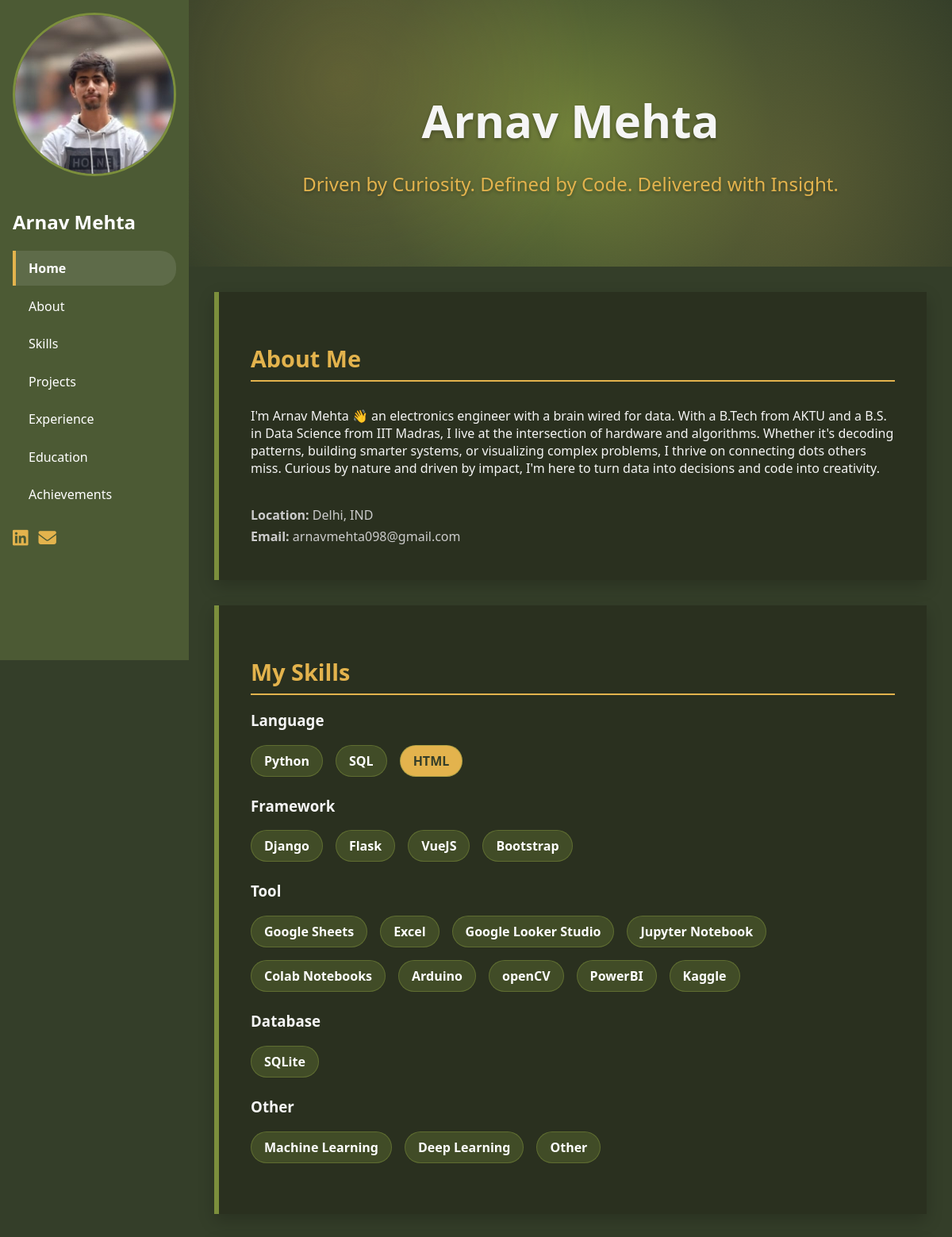
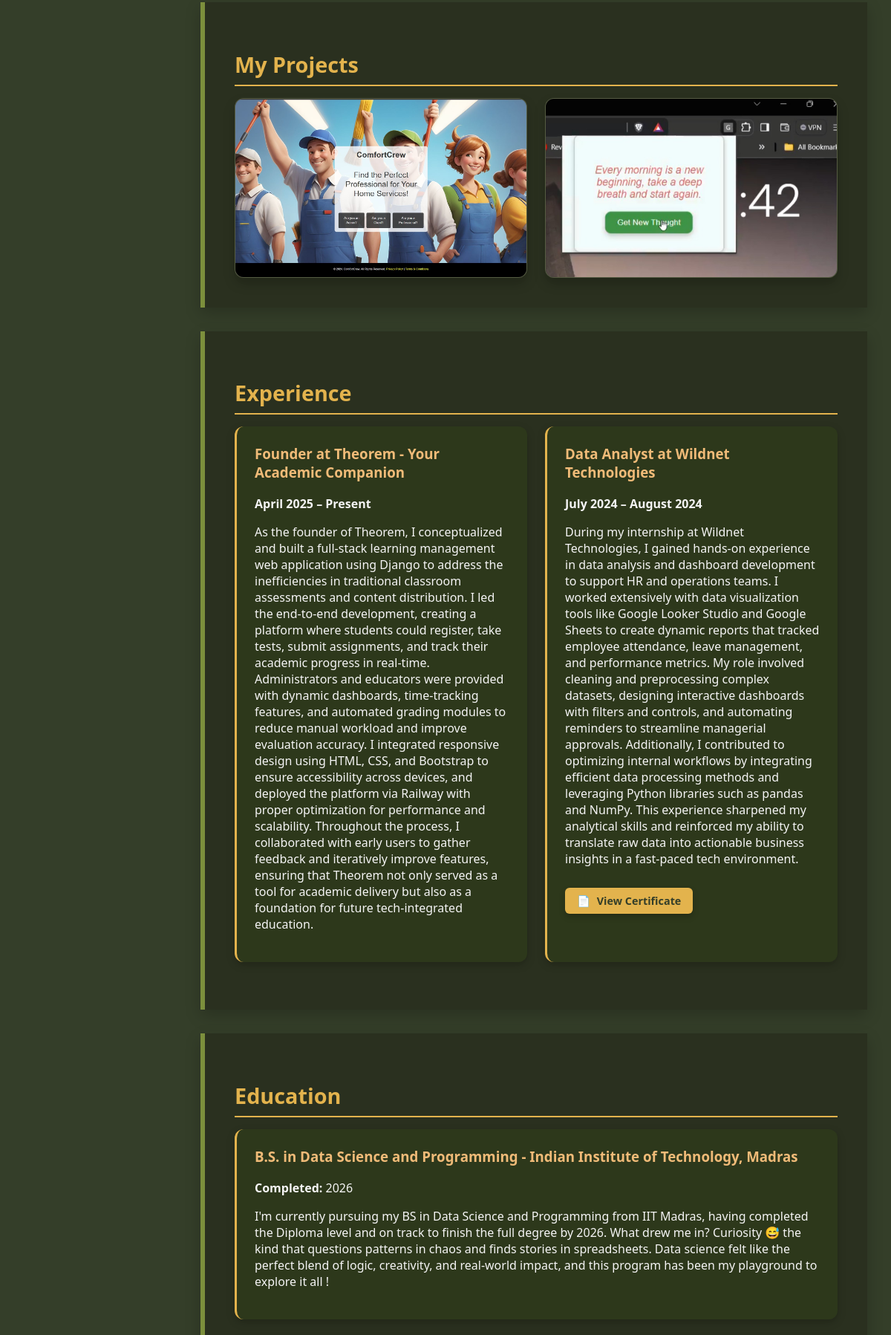
Page /?skill=4 (upper part) on the committed database (2 pictures, top to bottom).
### portfolio/models.py (models this page shows, shortened)
class Profile(models.Model):
    name = models.CharField(max_length=100)
    title = models.CharField(max_length=100)
    bio = models.TextField()
    profile_pic = ResizedImageField(
        size=[500,500],
        quality = 100 ,
        upload_to = 'profile_pics/',
        blank=True,
        null = True,
    )
    email = models.EmailField()
    github = models.URLField()
    linkedin = models.URLField()
    location = models.CharField(max_length=100)

class Skill(models.Model):
    name = models.CharField(max_length=50)  # e.g., "Python"
    category = models.CharField(max_length=50, choices=[
        ('language', 'Language'),
        ('framework', 'Framework'),
        ('tool', 'Tool'),
        ('design', 'Design'),
        ('database', 'Database'),
        ('other', 'Other'),
    ])

class Project(models.Model):
    title = models.CharField(max_length=200)
    description = models.TextField()
    image = models.ImageField(upload_to='projects/')
    skills = models.ManyToManyField(Skill)
    github_url = models.URLField(blank=True, null=True)
    live_url = models.URLField(blank=True, null=True)
    date = models.DateField()
    featured = models.BooleanField(default=False)

class Experience(models.Model):
    position = models.CharField(max_length=200)
    company = models.CharField(max_length=200)
    description = models.TextField()
    start_date = models.DateField()
    end_date = models.DateField(null=True, blank=True)
    current = models.TextField()

class Education(models.Model):
    degree = models.CharField(max_length=200)
    institution = models.CharField(max_length=200)
    year_completed = models.DateField()
    description = models.TextField()

### portfolio/views.py (the view)
# urls.py: path("", views.index, name="index"),
def index(request):
    selected_skill = request.GET.get("skill")          # <-- NEW
    projects = (Project.objects.filter(skills__id=selected_skill).order_by('-date')
            if selected_skill else Project.objects.all().order_by('-date'))
    experience_links={
        "Data Analyst at Wildnet Technologies":"https://drive.google.com/file/d/1p1DBtZkCEz5YFx1HrPEN6L2HcMRIMCaz/view?usp=sharing"
    }
    achievement_links = {
        "Letter of Recommendation from Wildnet":"https://drive.google.com/file/d/1OZCWlx-GGMrC5DQxlsK3BHHevBhlBki3/view?usp=sharing",
        "Cyber Security A.P.":"https://www.linkedin.com/posts/arnav-mehta-1b5b93226_learning-hacking-cybersecurity-activity-7015959581289779200-L2vn?utm_source=social_share_send&utm_medium=member_desktop_web&rcm=ACoAADjFklkB5EctP2DgK_ePgTXUJZHAJlhUtYQ",
        "Career Essentials in Data Analysis by Microsoft":"https://www.linkedin.com/posts/arnav-mehta-1b5b93226_certificate-of-completion-activity-7199088385863426050-Kb9V?utm_source=social_share_send&utm_medium=member_desktop_web&rcm=ACoAADjFklkB5EctP2DgK_ePgTXUJZHAJlhUtYQ",
        "JKSD 30 hour Training":"https://www.linkedin.com/posts/arnav-mehta-1b5b93226_hello-connections-i-am-thrilled-to-announce-activity-7200819136262725632-8_mF?utm_source=social_share_send&utm_medium=member_desktop_web&rcm=ACoAADjFklkB5EctP2DgK_ePgTXUJZHAJlhUtYQ",
        "Deep Learning Specialization":"https://coursera.org/share/77f5d34c727a165c17509ceb0e6b9073",
    }
    context = {
        "profile": Profile.objects.first(),
        "skills_by_category": _build_skill_dict(),     # pulled-out helper, see below
        "projects": projects,
        "experience": Experience.objects.all().order_by("-start_date"),
        "education": Education.objects.all().order_by("-year_completed"),
        "achievements": Achievement.objects.all(),
        "selected_skill": selected_skill,
        "experience_links": experience_links,
        "achievement_links": achievement_links
        }
    return render(request, "portfolio/index.html", context)

### portfolio/templatetags/custom_tags.py (called while the page is built)
@register.filter
def get_item(dictionary, key):
    return dictionary.get(key)

### portfolio/views.py (called while the page is built)
def _build_skill_dict():
    skills_by_category = {}
    for s in Skill.objects.all():
        skills_by_category.setdefault(s.category, []).append(s)
    return skills_by_category

### portfolio/templates/portfolio/index.html (shortened to what this page needs)
{% extends "portfolio/base.html" %}
{% load static %}
{% load custom_tags %}
{% block content %}
<section id="home" class="hero">
    <div class="hero-content">
        <h1 style="font-size: 58px;">{{ profile.name }}</h1>
        <p>{{ profile.title }}</p>
    </div>
</section>
<section id="about" class="section">
    <h2 class="section-title">About Me</h2>
    <div class="about-content">
        <div class="about-text">
            <p>{{ profile.bio }}</p>
        </div>
    <div class="about-details">
        <p><strong>Location:</strong> {{ profile.location }}</p>
        <p><strong>Email:</strong> {{ profile.email }}</strong></p>
    </div>
    </div>
</section>
<section id="skills" class="section">
    <h2 class="section-title">My Skills</h2>
    {% for category, skills in skills_by_category.items %}
    <div class="skill-category">
        <h3>{{ category|title }}</h3>
        <div class="skill-container">
            {% for skill in skills %}
            <div class="skill-item{% if skill.id|stringformat:"s" == selected_skill %} selected{% endif %}">
            <a href="?skill={{ skill.id }}#projects">{{ skill.name }}</a>
            </div>
            {% endfor %}
        </div>
    </div>
    {% endfor %}
</section>
<section id="projects" class="section">
    <h2 class = "section-title">My Projects</h2>
<div class="project-grid">
  {% for project in projects %}
    <div class="project-item">
      <img src="{{ project.image.url }}" alt="{{ project.title }}">
    </div>
  {% endfor %}
</div>
</section>
<section id="experience" class="section">
    <h2 class="section-title">Experience</h2>
    <div class="project-grid ">
    {% for exp in experience %}
    <div class="exp-item">
        <h3>{{ exp.position }} at {{ exp.company }}</h3>
        <p><strong>{{ exp.start_date|date:"F Y" }} –
            {% if exp.end_date %}{{ exp.end_date|date:"F Y" }}{% else %}Present{% endif %}</strong></p>
        <p>{{ exp.description }}</p>
        {% with full_key=exp.position|add:" at "|add:exp.company %}
  {% if experience_links|get_item:full_key %}
<a href="{{ experience_links|get_item:full_key }}" target="_blank" class="view-certificate-btn">
  View Certificate
</a>
  {% endif %}
{% endwith %}
    </div>
    {% endfor %}
    </div>
</section>
<section id="education" class="section">
    <h2 class="section-title">Education</h2>
    {% for edu in education %}
    <div class="edu-item">
        <h3>{{ edu.degree }} - {{ edu.institution }}</h3>
        <p><strong>Completed:</strong> {{ edu.year_completed|date:"Y" }}</p>
        <p>{{ edu.description }}</p>
    </div>
    {% endfor %}
</section>
{% endblock content %}

### portfolio/templates/portfolio/navbar.html (shortened to what this page needs)
<nav class="vertical-nav">
    <div class="nav-content">
    <div class="profile-section">
        {% if profile.profile_pic %}
        <img src="{{ profile.profile_pic.url }}" alt="Profile Picture" class = "profile-img">
        {% endif %}
        <h1>{{ profile.name }}</h1>
    </div>
    <ul class="nav-links">
        <li><a href="#home" class="nav-link active">Home</a></li>
        <li><a href="#about" class="nav-link">About</a></li>
        <li><a href="#skills" class="nav-link">Skills</a></li>
        <li><a href="#projects" class="nav-link">Projects</a></li>
        <li><a href="#experience" class="nav-link">Experience</a></li>
        <li><a href="#education" class="nav-link">Education</a></li>
        <li><a href="#achievements" class="nav-link">Achievements</a></li>
        </ul>
    <ul class="contact-icons">
  {% if profile.linkedin %}
    <li><a href="{{ profile.linkedin }}" target="_blank"
           aria-label="LinkedIn"><i class="fab fa-linkedin"></i></a></li>
  {% endif %}
  <li><a href="mailto:{{ profile.email }}" aria-label="Email">
        <i class="fas fa-envelope"></i></a></li>
</ul>
    </div>
</nav>

### portfolio/static/portfolio/css/style.css (style rules this page uses)
:root { --dark-green: #4c5a34; --light-green: #7c8f3c; --deep-olive: #343e29; --accent-yellow: #e3b34d; --peach: #F0BB78; --shadow: rgba(0, 0, 0, 0.2); --text-light: #f5f5f5; }
body { margin: 0; font-family: 'Segoe UI', Tahoma, Geneva, Verdana, sans-serif; background-color: var(--deep-olive); color: var(--text-light); }
.vertical-nav { width: 250px; background-color: var(--dark-green); color: white; padding: 1rem; height: 100vh; position: sticky; top: 0; display: flex; flex-direction: column; align-items: center; }
.profile-img { width: 200px; height: 200px; object-fit: cover; border-radius: 50%; margin-bottom: 1rem; border: 3px solid var(--light-green); }
.nav-links { list-style: none; padding: 0; width: 100%; }
.nav-link { display: block; padding: 0.7rem 1rem; margin: 0.2rem 0; color: white; text-decoration: none; border-left: 4px solid transparent; transition: all 0.3s ease; border-radius: 0 20px 20px 0; }
.contact-icons { list-style:none; display:flex; gap:.8rem; padding:0; margin-top:1rem; }
.contact-icons a { color:var(--accent-yellow); font-size:1.4rem; transition:transform .2s; }
.nav-link:hover, .nav-link.active { background-color: rgba(255, 255, 255, 0.1); border-left: 4px solid var(--accent-yellow); font-weight: bold; }
.hero { position: relative; padding: 4rem 0; text-align: center; color: var(--text-light); overflow: hidden; z-index: 1; margin: -2rem -2rem 2rem -2rem; }
.hero::before { content: ''; position: absolute; top: 0; left: 0; width: 100%; height: 100%; background: radial-gradient(circle at center, rgba(124, 143, 60, 0.8) 0%, rgba(76, 90, 52, 0.6) 50%, rgba(52, 62, 41, 0) 100% ); z-index: -1; }
.hero::after { content: ''; position: absolute; top: 0; left: 0; width: 100%; height: 100%; background: radial-gradient(circle at 20% 30%, rgba(227, 179, 77, 0.2) 0%, transparent 40% ), radial-gradient(circle at 80% 70%, rgba(227, 179, 77, 0.15) 0%, transparent 40% ); z-index: -1; }
.hero-content { position: relative; z-index: 2; max-width: 800px; margin: 0 auto; padding: 0 2rem; }
.hero h1 { font-size: 3rem; margin-bottom: 0.5rem; text-shadow: 0 2px 4px rgba(0, 0, 0, 0.3); }
.hero p { font-size: 1.5rem; color: var(--accent-yellow); text-shadow: 0 2px 4px rgba(0, 0, 0, 0.3); }
.section { background-color: rgba(42, 47, 31, 0.9); border-left: 6px solid var(--light-green); padding: 2.5rem; margin-bottom: 2rem; border-radius: 0px; box-shadow: 0 8px 20px var(--shadow); backdrop-filter: blur(5px); }
.section-title { font-size: 1.8rem; border-bottom: 2px solid var(--accent-yellow); margin-bottom: 1rem; padding-bottom: 0.5rem; color: var(--accent-yellow); }
.about-content { display: flex; flex-direction: column; gap: 1rem; }
.about-details p { margin: 0.3rem 0; color: #ccc; }
.skill-category { margin-bottom: 1.5rem; }
.skill-container { display: flex; flex-wrap: wrap; gap: 1rem; }
.skill-item { background-color: rgba(124, 143, 60, 0.3); border: 1px solid rgba(124, 143, 60, 0.5); color: white; padding: 0.5rem 1rem; border-radius: 20px; font-weight: bold; transition: all 0.3s ease; }
.skill-item.selected, .skill-item a:hover { background: var(--accent-yellow); color: var(--deep-olive); }
.skill-item a { color: inherit; text-decoration: none; }
.project-grid { display: grid; grid-template-columns: repeat(auto-fit, minmax(280px, 1fr)); gap: 1.5rem; }
.project-item { position: relative; border-radius: 12px; overflow: hidden; box-shadow: 0 8px 16px var(--shadow); height: 240px; background-color: #444; transition: transform 0.3s ease; border: 1px solid rgba(124, 143, 60, 0.3); }
.project-item img { width: 100%; height: 100%; object-fit: cover; display: block; }
.exp-item, .edu-item, .ach-item { margin-bottom: 1.5rem; padding: 1.5rem; background-color: rgba(47, 61, 27, 0.7); border-radius: 12px; box-shadow: 0 4px 12px var(--shadow); color: var(--text-light); border-left: 3px solid var(--accent-yellow); }
.exp-item h3, .edu-item h3, .ach-item h3 { margin-top: 0; color: var(--peach); }
.view-certificate-btn { display: inline-block; background-color: var(--accent-yellow); color: var(--deep-olive); padding: 8px 16px; border-radius: 6px; text-decoration: none; font-size: 0.9rem; transition: all 0.3s ease; margin-top: 12px; font-weight: bold; border: none; cursor: pointer; box-shadow: 0 4px 8px var(--shadow); }
.view-certificate-btn::before { content: "📄 "; margin-right: 5px; }
.exp-item { position: relative; transition: transform 0.3s ease; }
.section-title { animation: fadeInUp 0.5s ease; }

### rows in the picture
Profile: profile_pic (picture), name "Arnav Mehta", title "Driven by Curiosity. Defined by Code. Delivered with Insight.", bio "I'm Arnav Mehta 👋 an electronics engineer with a brain wired for data. With a B.Tech from AKTU and a B.S. in Data Science from IIT Madras, I live at the intersection of hardware and algorithms. Whether it's decoding patterns, building smarter systems, or visualizing complex problems, I thrive on connecting dots others miss. Curious by nature and driven by impact, I'm here to turn data into decisions and code into creativity.", location "Delhi, IND", email "arnavmehta098@gmail.com"
Skill: category "Language", name "Python"
Skill: name "SQL"
Skill: name "HTML"
Skill: category "Framework", name "Django"
Skill: name "Flask"
Skill: name "VueJS"
Skill: name "Bootstrap"
Skill: category "Tool", name "Google Sheets"
Skill: name "Excel"
Skill: name "Google Looker Studio"
Skill: name "Jupyter Notebook"
Skill: name "Colab Notebooks"
Skill: name "Arduino"
Skill: name "openCV"
Skill: name "PowerBI"
Skill: name "Kaggle"
Skill: category "Database", name "SQLite"
Skill: category "Other", name "Machine Learning"
Skill: name "Deep Learning"
Skill: name "Other"
Project: image (picture)
Experience: position "Founder", company "Theorem - Your Academic Companion", start_date "April 2025", shows "Present", description "As the founder of Theorem, I conceptualized and built a full-stack learning management web application using Django to address the inefficiencies in traditional classroom assessments and content distribution. I led the end-to-end development, creating a platform where students could register, take tests, submit assignments, and track their academic progress in real-time. Administrators and educators were provided with dynamic dashboards, time-tracking features, and automated grading modules to reduce manual workload and improve evaluation accuracy. I integrated responsive design using HTML, CSS, and Bootstrap to ensure accessibility across devices, and deployed the platform via Railway with…"
Experience: position "Data Analyst", company "Wildnet Technologies", start_date "July 2024", end_date "August 2024", description "During my internship at Wildnet Technologies, I gained hands-on experience in data analysis and dashboard development to support HR and operations teams. I worked extensively with data visualization tools like Google Looker Studio and Google Sheets to create dynamic reports that tracked employee attendance, leave management, and performance metrics. My role involved cleaning and preprocessing complex datasets, designing interactive dashboards with filters and controls, and automating reminders to streamline managerial approvals. Additionally, I contributed to optimizing internal workflows by integrating efficient data processing methods and leveraging Python libraries such as pandas and…"
Education: degree "B.S. in Data Science and Programming", institution "Indian Institute of Technology, Madras", year_completed "2026", description "I'm currently pursuing my BS in Data Science and Programming from IIT Madras, having completed the Diploma level and on track to finish the full degree by 2026. What drew me in? Curiosity 😅 the kind that questions patterns in chaos and finds stories in spreadsheets. Data science felt like the perfect blend of logic, creativity, and real-world impact, and this program has been my playground to explore it all !"
